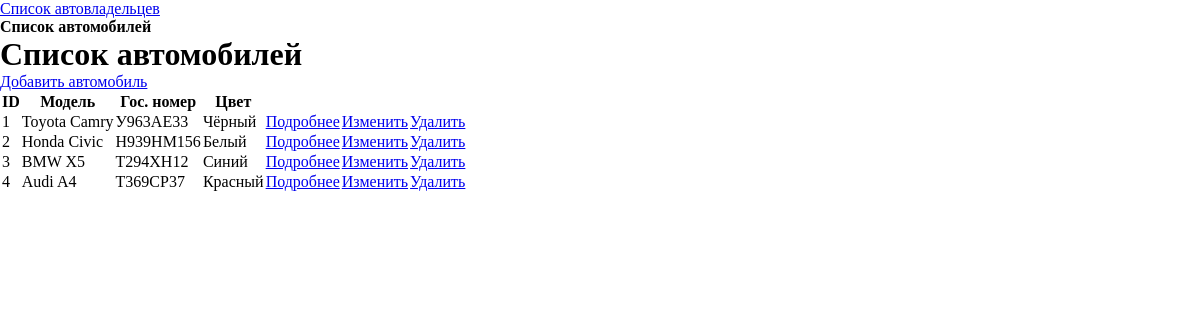
The app's page /car/list/, older data.
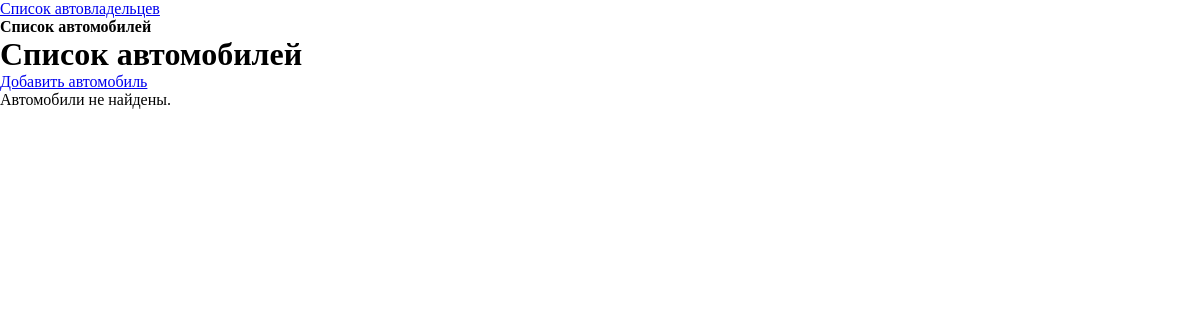
The same page, newer data.
### project_first_app/models.py (models this page shows, shortened)
class Car(models.Model):
    car_id = models.AutoField(primary_key=True)
    license_plate = models.CharField(max_length=15)
    model = models.CharField(max_length=20)
    color = models.CharField(max_length=30, null=True, blank=True)

### project_first_app/views.py (the view)
# urls.py: path('car/list/', views.CarsListView.as_view(), name='cars_list'),
class CarsListView(ListView):
    model = Car
    template_name = 'cars/cars_list.html'
    context_object_name = 'cars'

### templates/cars/cars_list.html (shortened to what this page needs)
{% load static %}
<!DOCTYPE html>
<html lang="ru">
<head>
    <link rel="stylesheet" href="{% static 'css/styles.css'%}" type="text/css">
</head>
<body>
    <div>
        <a href="{% url 'owners_list' %}">Список автовладельцев</a>
        <p><strong>Список автомобилей</strong></p>
    </div>
    <h1>Список автомобилей</h1>
    <a href="{% url 'create_car' %}">Добавить автомобиль</a>
    {% if cars %}
        <table>
            <thead>
                <tr>
                    <th>ID</th>
                    <th>Модель</th>
                    <th>Гос. номер</th>
                    <th>Цвет</th>
                    <th></th>
                    <th></th>
                    <th></th>
                </tr>
            </thead>
            <tbody>
                {% for car in cars %}
                <tr>
                    <td>{{ car.car_id }}</td>
                    <td>{{ car.model }}</td>
                    <td>{{ car.license_plate }}</td>
                    <td>{{ car.color|default:"Не указан" }}</td>
                    <td>
                        <a href="{% url 'car_detail' car.car_id %}">
                            Подробнее
                        </a>
                    </td>
                    <td>
                        <a href="{% url 'edit_car' car.car_id %}">
                            Изменить
                        </a>
                    </td>
                    <td>
                        <a href="{% url 'delete_car' car.car_id %}">
                            Удалить
                        </a>
                    </td>
                </tr>
                {% endfor %}
            </tbody>
        </table>
    {% else %}
        <p>Автомобили не найдены.</p>
    {% endif %}
</body>
</html>

### static/css/styles.css (style rules this page uses)
* { margin: 0; padding: 0; box-sizing: border-box; }

Row changes from the older to the newer data that the page shows:
removed Car: car_id "1", model "Toyota Camry", license_plate "У963АЕ33", color "Чёрный"
removed Car: car_id "2", model "Honda Civic", license_plate "Н939НМ156", color "Белый"
removed Car: car_id "3", model "BMW X5", license_plate "Т294ХН12", color "Синий"
removed Car: car_id "4", model "Audi A4", license_plate "Т369СР37", color "Красный"
Text that changed along with them:
text no longer shown: "ID Модель Гос. номер Цвет"
text now shown: "Автомобили не найдены."
